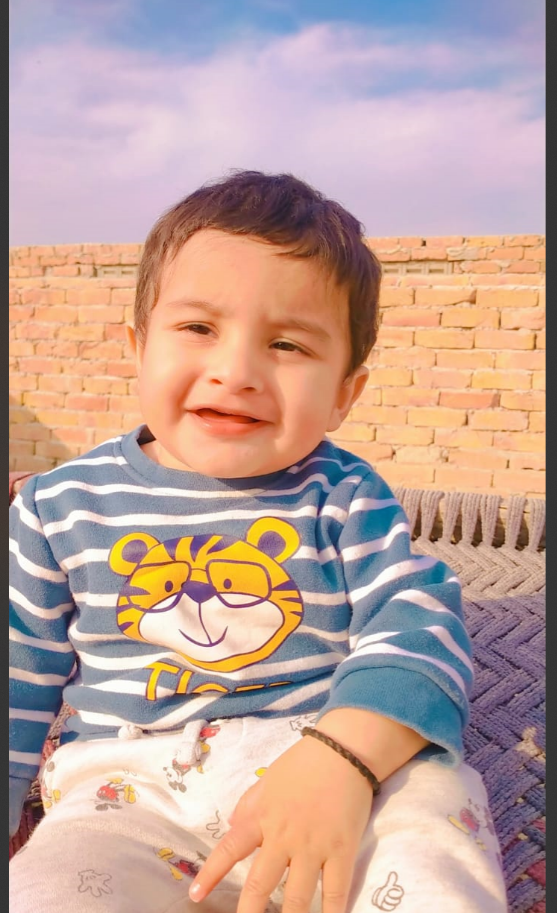
#> input picture input_image.png, 557 x 913 px
$ python enhance_image.py
#> lines starting #> are read from the running program, lines starting #| are printed output that depends on the picture
import cv2
import numpy as np

def enhance_image(image_path, output_path):
    # Load the image
#> called with image_path = 'input_image.png', output_path = 'enhanced_image.jpg'
    image = cv2.imread(image_path)
#> image is the input picture: shape (913, 557, 3); mean B, G, R 153.4, 162, 190.9

    # Check if the image was successfully loaded
    if image is None:
        print("Error: Unable to load image.")
        return

    # Resize the image (optional)
    image = cv2.resize(image, (800, 1100))
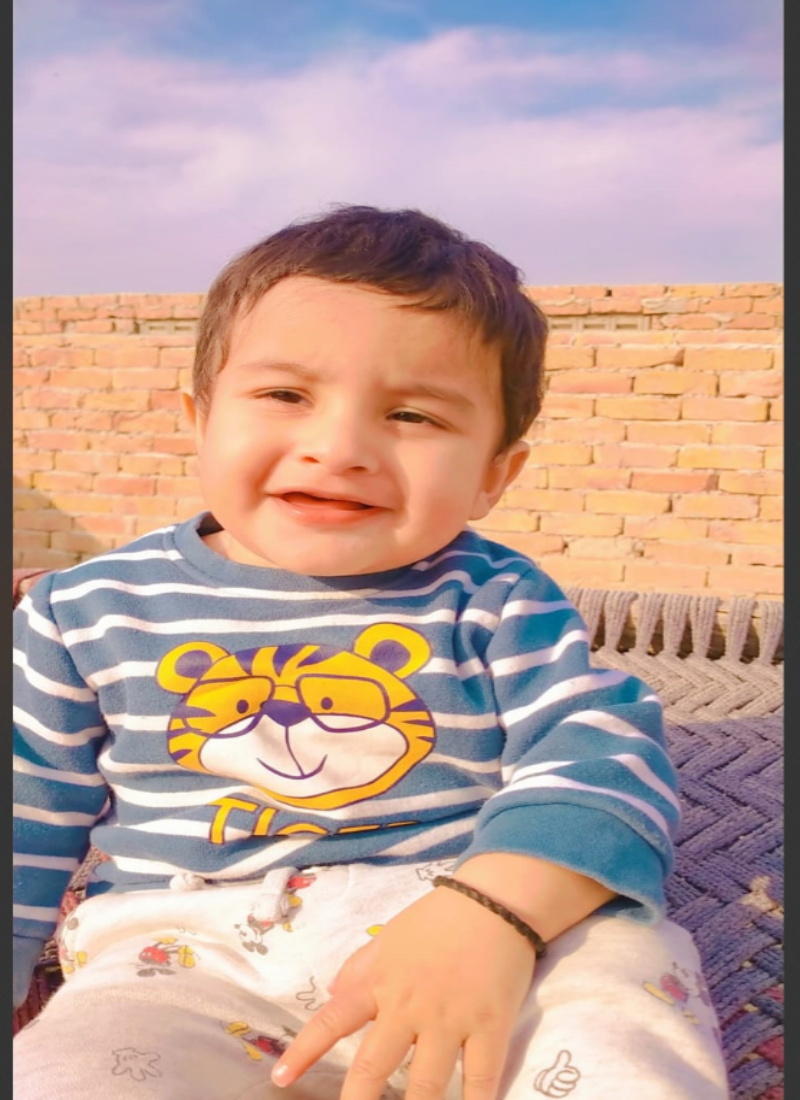
#> image: shape (1100, 800, 3); mean B, G, R 153.3, 161.9, 190.7

    # 1. Adjust brightness and contrast
    alpha = 1.0  # Contrast control (1.0-3.0)
    beta = 12    # Brightness control (0-100)
    adjusted = cv2.convertScaleAbs(image, alpha=alpha, beta=beta)

    # 2. Apply sharpening filter
    kernel = np.array([[0, -1, 0],
                       [-1, 5, -1],
                       [0, -1, 0]])
    sharpened = cv2.filter2D(adjusted, -1, kernel)

    # 3. Denoise the image (optional)
    denoised = cv2.fastNlMeansDenoisingColored(sharpened, None, 8, 10, 7, 21)
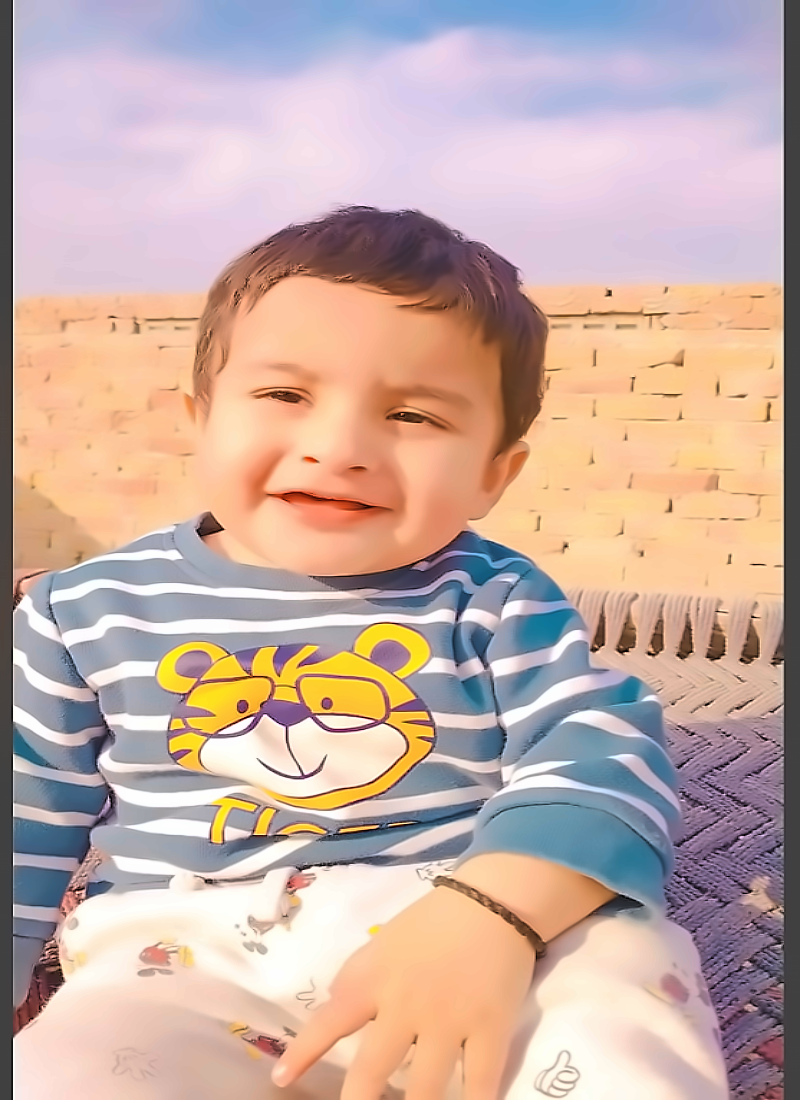
#> denoised: shape (1100, 800, 3); mean B, G, R 164.9, 173.5, 199.5

    # Save the enhanced image
    cv2.imwrite(output_path, denoised)
    print(f"Enhanced image saved to {output_path}")

    # Display the original and enhanced images
    cv2.imshow('Original Image', image)
    cv2.imshow('Enhanced Image', denoised)
    cv2.waitKey(0)
    cv2.destroyAllWindows()

# Enhance the image
image_path = 'input_image.png'  # Replace with your image file path
output_path = 'enhanced_image.jpg'
enhance_image(image_path, output_path)
